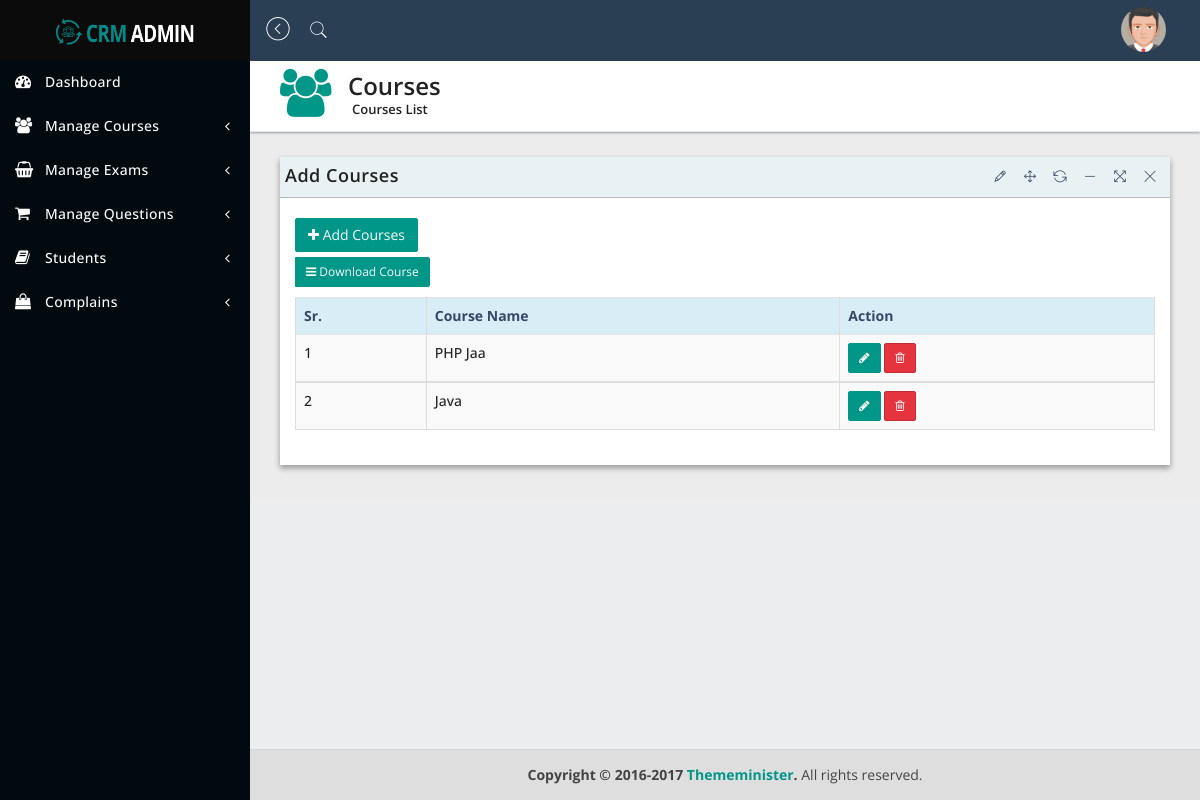
The app's page /view_course.php (signed in), older data.
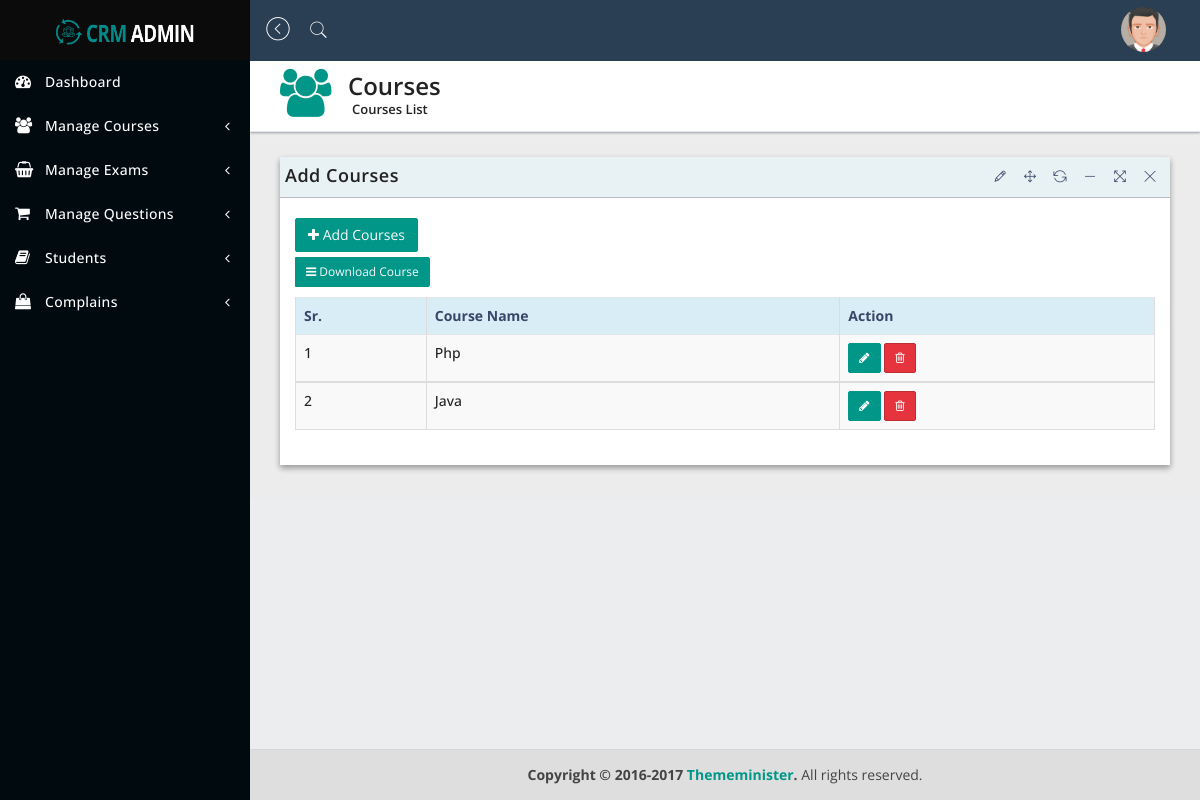
The same page, newer data.
### tables this page shows
CREATE TABLE `add_course` (
  `id` int(10) NOT NULL,
  `cname` varchar(250) NOT NULL
);

### view_course.php (the view, shortened to what this page needs)
<?php
include('includes/header.php');
include('includes/sidebar.php');
include('includes/connection.php');
$sel = "SELECT * FROM add_course";
$query = mysqli_query($db,$sel);
?>
   <div class="content-wrapper">
      <section class="content-header">
         <div class="header-icon">
            <i class="fa fa-users"></i>
         </div>
         <div class="header-title">
            <h1>Courses</h1>
            <small>Courses List</small>
         </div>
      </section>
      <section class="content">
         <div class="row">
            <div class="col-sm-12">
               <div class="panel panel-bd lobidrag">
                  <div class="panel-heading">
                     <div class="btn-group" id="buttonexport">
                        <a href="#">
                           <h4>Add Courses</h4>
                        </a>
                     </div>
                  </div>
                  <div class="panel-body">
                     <div class="btn-group">
                        <div class="buttonexport" id="buttonlist">
                           <a class="btn btn-add" href="add_course.php"> <i class="fa fa-plus"></i> Add Courses
                           </a>
                        </div>
                        <button class="btn btn-exp btn-sm dropdown-toggle" data-toggle="dropdown"><i class="fa fa-bars">&nbsp;</i>Download Course</button>
                        <br><br>
                     </div>
                     <div class="table-responsive">
                        <table id="dataTableExample1" class="table table-bordered table-striped table-hover">
                           <thead>
                              <tr class="info">
                                 <th>Sr.</th>
                                 <th>Course Name</th>
                                 <th>Action</th>
                              </tr>
                           </thead>
                                 <?php
                                 $sr = 1;
                                 while($row = mysqli_fetch_array($query,MYSQLI_BOTH))
                                 {
                                 ?>
                           <tbody>
                              <tr>
                                 <td><?php echo $sr++;?></td>
                                 <td><?php echo $row['cname']; ?></td>
                                 <td>
                                    <button type="button" class="btn btn-add btn-sm" data-toggle="modal" data-target="#<?php echo $row['id']; ?>"><i class="fa fa-pencil"></i></button>
                                    <button type="button" class="btn btn-danger btn-sm" data-toggle="modal" data-target="#customer2<?php echo $row['id']; ?>"><i class="fa fa-trash-o"></i> </button>
                                 </td>
                              </tr>
                                 <?php
                                 }
                                 ?>
                           </tbody>
                        </table>
                     </div>
                  </div>
               </div>
            </div>
         </div>
      </section>
   </div>
   <?php include('includes/footer.php'); ?>

Row changes from the older to the newer data that the page shows:
removed add_course: cname "PHP Jaa"
added add_course: cname "Php"
